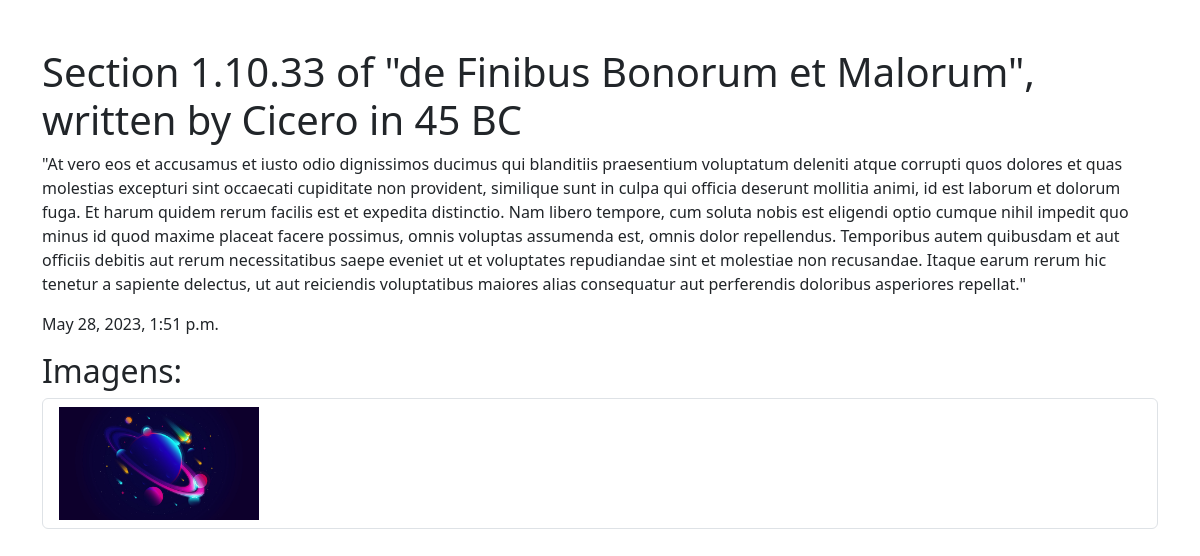
Page /post/8/view on the earlier database version.
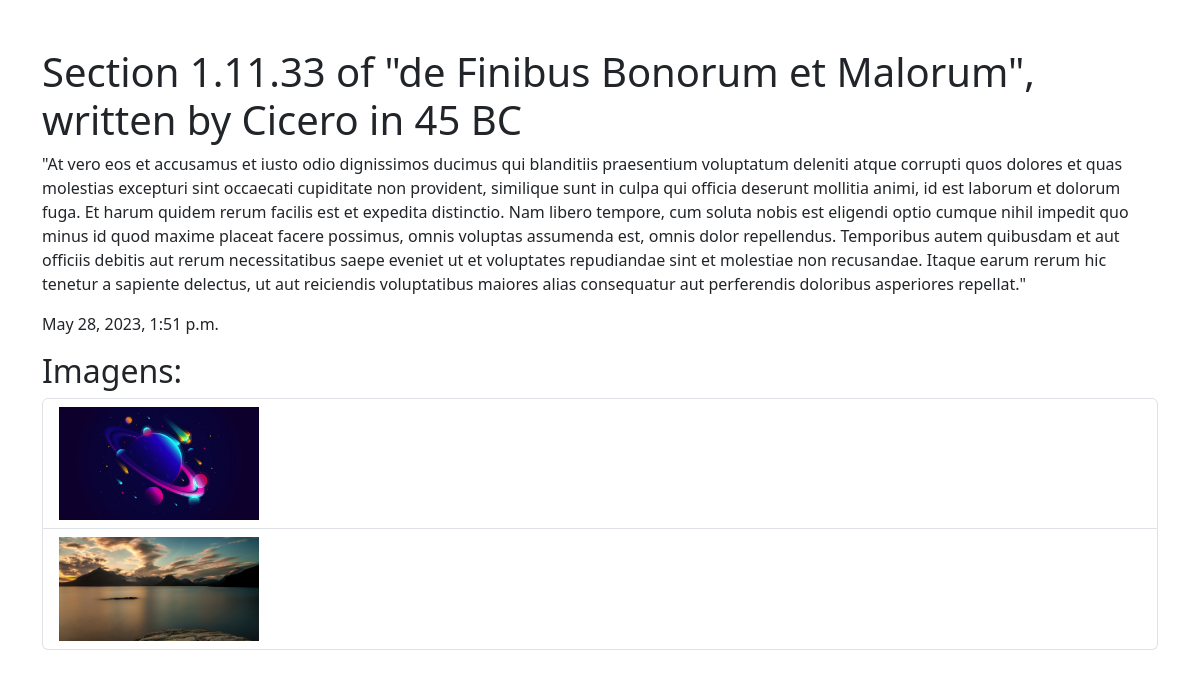
Same page on the later database version.
### core/models.py (models this page shows, shortened)
class Post(models.Model):
    title = models.CharField('Título', max_length=255)
    body = models.TextField('Conteúdo')
    categories = models.ManyToManyField(Category, blank=True)
    created_at = models.DateTimeField(auto_now_add=True)
    updated_at = models.DateTimeField(auto_now=True)
    class Meta:
        ordering = ('-created_at',)

class Image(models.Model):
    name = models.CharField(max_length=255, blank=True, null=True)
    image = models.ImageField(upload_to='images/', blank=True, null=True)
    post = models.ForeignKey('Post', on_delete=models.CASCADE, related_name='images')
    created_at = models.DateTimeField(auto_now_add=True)
    updated_at = models.DateTimeField(auto_now=True)

### core/views.py (the view)
# urls.py: path('post/<int:pk>/view', views.PostDetailView.as_view(), name='post_detail'),
class PostDetailView(DetailView):
    model = Post
    template_name = 'post_detail.html'
    context_object_name = 'post'

### core/templates/post_detail.html (shortened to what this page needs)
<!DOCTYPE html>
<html lang="en">
<head>
  <link href="https://cdn.jsdelivr.net/npm/bootstrap@5.3.0-alpha3/dist/css/bootstrap.min.css" rel="stylesheet">
</head>
<body>
    <div class="container mt-5">
      {% if post %}
      <h1>{{ post.title }}</h1>
      <p>{{ post.body }}</p>
      <p>{{ post.created_at }}</p>
        {% if post.images.all %}
        <h2>Imagens:</h2>
        <ul class="list-group">
            {% for image in post.images.all %}
            <li class="list-group-item">
                <img width="200px" src="{{ image.image.url }}" alt="{{ image.name }}">
            </li>
            {% endfor %}
        </ul>
        {% endif %}
      {% else %}
      <p>Post not found</p>
      {% endif %}
    </div>
</body>
</html>

Differences in the rows shown:
changed Post: title "Section 1.10.33 of \"de Finibus Bonorum et Malorum\", written by Cicero in 45 BC" → "Section 1.11.33 of \"de Finibus Bonorum et Malorum\", written by Cicero in 45 BC"
added Image: image (picture)
